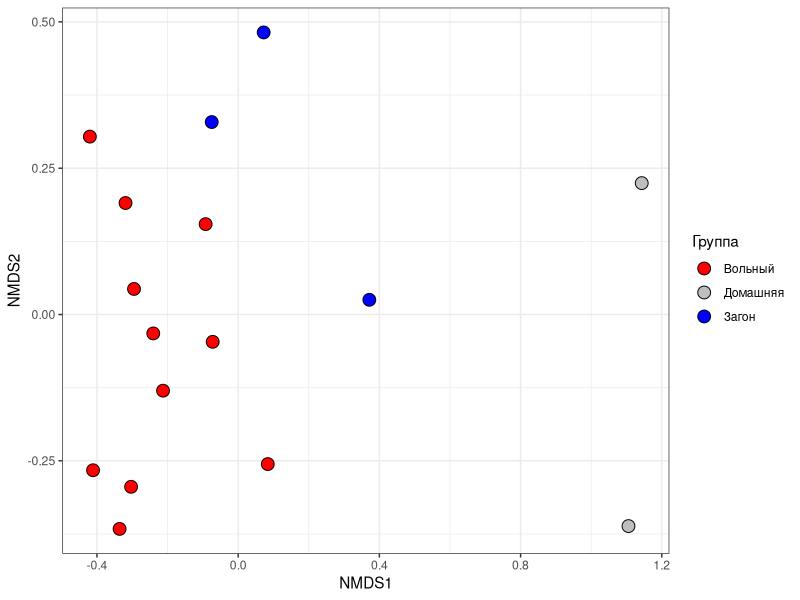
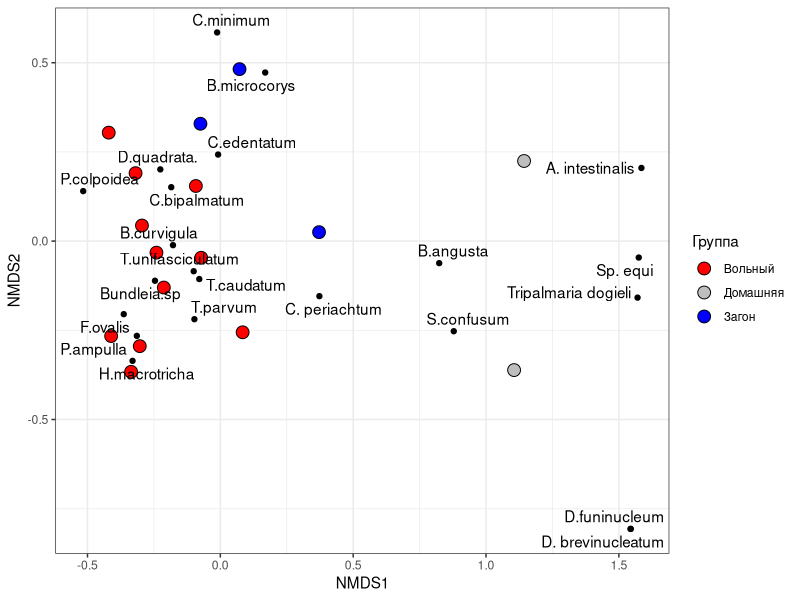
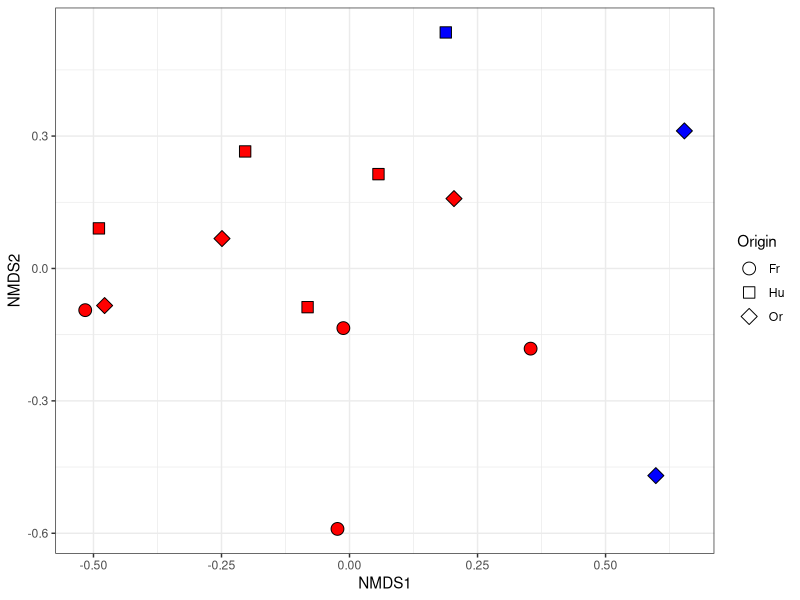

Generate these figures, in order, with R:
## ---- chunk 1
library(knitr)
opts_chunk$set(echo = FALSE, message = FALSE, warning = FALSE)
## ---- chunk 2
library(readxl)
library(vegan)
library(dplyr)
library(ggplot2)

## ---- chunk 3
dat <- read_excel("Data/Infusoria_abundance_new.xlsx")

kable(dat)
## ---- chunk 4
ord <- 
  dat %>% 
  select(-Name,-Sex, -Origin, -Type) %>% 
  metaMDS(., trace = FALSE )


MDS_sites <- as.data.frame(scores(ord)$sites)

MDS_species <- as.data.frame(scores(ord)$species)

MDS_species <-
MDS_species %>% 
  mutate(Species = row.names(.))

## ---- chunk 5

Pl_site <- 
MDS_sites %>% 
  mutate(Sex = dat$Sex, Origin = dat$Origin, Type = dat$Type) %>% 
  ggplot(aes(x = NMDS1, y = NMDS2)) +
  geom_point(aes(fill = Type), size = 4, shape = 21) +
  # scale_shape_manual(values = c(21, 22, 23)) +
  scale_fill_manual(values = c("red", "gray", "blue")) +
  labs(fill = "Группa") +
  theme_bw()

Pl_site
## ---- chunk 6
library(ggrepel)

Pl_site +
  geom_point(data = MDS_species) +
  geom_text_repel(data = MDS_species, aes(label = Species))
## ---- chunk 7
dat2 <-
  dat %>% 
  filter(Type !="Домашняя")


ord <- 
  dat2 %>% 
  select(-Name,-Sex, -Origin, -Type) %>% 
  metaMDS(., trace = FALSE )


MDS_sites <- as.data.frame(scores(ord)$sites)

MDS_species <- as.data.frame(scores(ord)$species)

MDS_species <-
MDS_species %>% 
  mutate(Species = row.names(.))
## ---- chunk 8

Pl_site2 <- 
MDS_sites %>% 
  mutate(Sex = dat2$Sex, Origin = dat2$Origin, Type = dat2$Type) %>% 
  ggplot(aes(x = NMDS1, y = NMDS2, shape = Origin, fill = Type)) +
  geom_point(aes(fill = Type), size = 4) +
  scale_shape_manual(values = c(21, 22, 23)) +
  scale_fill_manual(values = c("red",  "blue")) +
  guides(fill = "none") +
  theme_bw()

Pl_site2
## ---- chunk 9

permanova_dat <- adonis2(formula = dat2[,-c(1:4)] ~ Sex + Type + Origin, data = dat2, permutations = 10000, by = "margin")

library(broom)

kable(tidy(permanova_dat))
## ---- chunk 10
simp <- simper(comm = dat2[,-c(1:4)],group = dat2$Type, permutations = 10000)
summary(simp)
